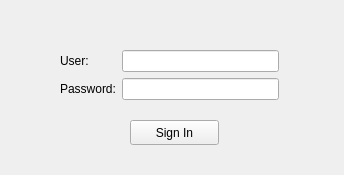
<?xml version="1.0" encoding="UTF-8"?>
<ui version="4.0">
 <class>LoginForm</class>
 <widget class="QWidget" name="LoginForm">
  <property name="geometry">
   <rect>
    <x>0</x>
    <y>0</y>
    <width>344</width>
    <height>175</height>
   </rect>
  </property>
  <property name="windowTitle">
   <string>Form</string>
  </property>
  <widget class="QPushButton" name="BtnEnter">
   <property name="geometry">
    <rect>
     <x>130</x>
     <y>120</y>
     <width>89</width>
     <height>25</height>
    </rect>
   </property>
   <property name="text">
    <string>Sign In</string>
   </property>
  </widget>
  <widget class="QWidget" name="">
   <property name="geometry">
    <rect>
     <x>60</x>
     <y>50</y>
     <width>219</width>
     <height>58</height>
    </rect>
   </property>
   <layout class="QFormLayout" name="formLayout">
    <item row="0" column="0">
     <widget class="QLabel" name="label">
      <property name="text">
       <string>User:</string>
      </property>
     </widget>
    </item>
    <item row="0" column="1">
     <widget class="QLineEdit" name="userBox"/>
    </item>
    <item row="1" column="0">
     <widget class="QLabel" name="label_2">
      <property name="text">
       <string>Password:</string>
      </property>
     </widget>
    </item>
    <item row="1" column="1">
     <widget class="QLineEdit" name="passwordBox">
      <property name="echoMode">
       <enum>QLineEdit::Password</enum>
      </property>
     </widget>
    </item>
   </layout>
  </widget>
 </widget>
 <resources/>
 <connections/>
</ui>
